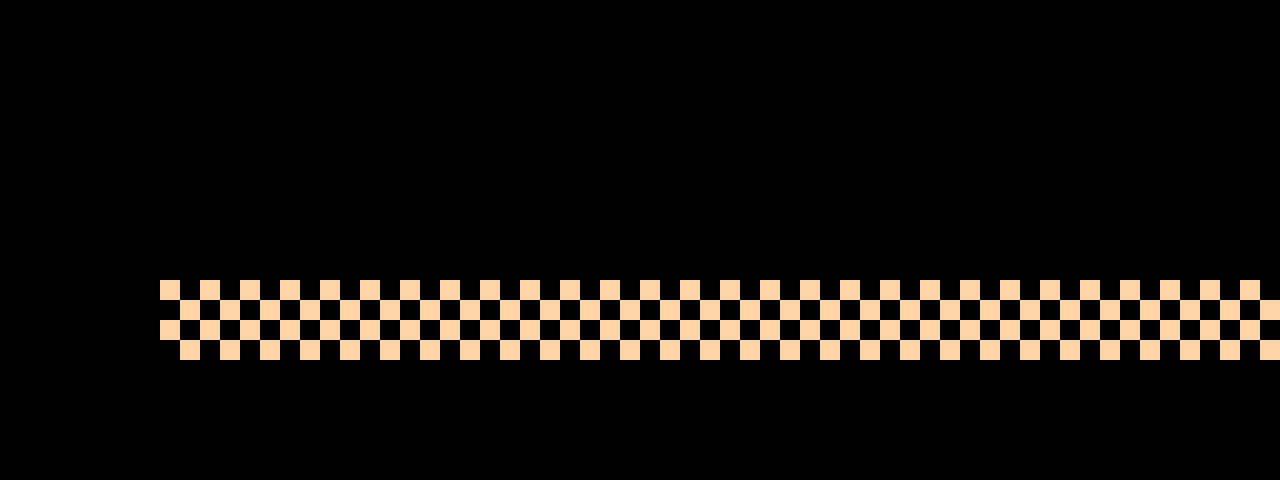

Below is a game level as drawn by its tile map, then a one-line description and the .tmx file that defines it, in full:
An orthogonal 32x12 tile map with 40x40 px tiles, 1 tile layer (floor) and 9 objects (greenroom_floor, teevie_tvs, transition, interactable_do not show I'll restore it, entry, ...).

<map version="1.11" tiledversion="1.12.1" orientation="orthogonal" renderorder="right-down" width="32" height="12" tilewidth="40" tileheight="40" infinite="0" nextlayerid="7" nextobjectid="10">
 <editorsettings>
  <export target="data.lua" format="lua" />
 </editorsettings>
 <properties>
  <property name="music" value="trank_tv_static" />
 </properties>
 <tileset firstgid="1" source="../../../tilesets/ch3_dw_tvland_stage.tsx" />
 <objectgroup id="4" name="objects_floor">
  <object id="2" name="greenroom_floor" x="0" y="0" width="40" height="40" />
 </objectgroup>
 <layer id="1" name="floor" width="32" height="12">
  <data encoding="csv">
36,36,36,36,36,36,36,36,36,36,36,36,36,36,36,36,36,36,36,36,36,36,36,36,36,36,36,36,36,36,36,36,
36,36,36,36,36,36,36,36,36,36,36,36,36,36,36,36,36,36,36,36,36,36,36,36,36,36,36,36,36,36,36,36,
36,36,36,36,36,36,36,36,36,36,36,36,36,36,36,36,36,36,36,36,36,36,36,36,36,36,36,36,36,36,36,36,
36,36,36,36,36,36,36,36,36,36,36,36,36,36,36,36,36,36,36,36,36,36,36,36,36,36,36,36,36,36,36,36,
36,36,36,36,36,36,36,36,36,36,36,36,36,36,36,36,36,36,36,36,36,36,36,36,36,36,36,36,36,36,36,36,
36,36,36,36,36,36,36,36,36,36,36,36,36,36,36,36,36,36,36,36,36,36,36,36,36,36,36,36,36,36,36,36,
36,36,36,36,36,36,36,36,36,36,36,36,36,36,36,36,36,36,36,36,36,36,36,36,36,36,36,36,36,36,36,36,
36,36,36,36,236,236,236,236,236,236,236,236,236,236,236,236,236,236,236,236,236,236,236,236,236,236,236,236,236,236,236,236,
36,36,36,36,236,236,236,236,236,236,236,236,236,236,236,236,236,236,236,236,236,236,236,236,236,236,236,236,236,236,236,236,
36,36,36,36,36,36,36,36,36,36,36,36,36,36,36,36,36,36,36,36,36,36,36,36,36,36,36,36,36,36,36,36,
36,36,36,36,36,36,36,36,36,36,36,36,36,36,36,36,36,36,36,36,36,36,36,36,36,36,36,36,36,36,36,36,
36,36,36,36,36,36,36,36,36,36,36,36,36,36,36,36,36,36,36,36,36,36,36,36,36,36,36,36,36,36,36,36
</data>
 </layer>
 <objectgroup id="3" name="objects_below">
  <object id="1" name="teevie_tvs" x="360" y="40" width="720" height="240">
   <properties>
    <property name="borders" type="bool" value="false" />
   </properties>
  </object>
 </objectgroup>
 <objectgroup color="#0000ff" id="5" name="collisions">
  <object id="3" x="160" y="360" width="1120" height="40" />
  <object id="4" x="120" y="240" width="40" height="160" />
  <object id="5" x="160" y="240" width="1120" height="40" />
 </objectgroup>
 <objectgroup color="#ff00ff" id="2" name="objects">
  <object id="7" name="transition" x="1280" y="280" width="40" height="80">
   <properties>
    <property name="map" value="floortv/rankroom_hub" />
    <property name="marker" value="entry_l" />
   </properties>
  </object>
  <object id="9" name="interactable_do not show I'll restore it later bye bye" x="240" y="320">
   <properties>
    <property name="cutscene" value="tvfloor.pipis_closet" />
    <property name="originx" type="float" value="0.5" />
    <property name="originy" type="float" value="1" />
    <property name="solid" type="bool" value="true" />
    <property name="texture" value="world/maps/tvland/closet" />
   </properties>
   <point />
  </object>
 </objectgroup>
 <objectgroup color="#aa00ff" id="6" name="markers">
  <object id="6" name="entry" x="1240" y="320">
   <point />
  </object>
  <object id="8" name="spawn" x="1040" y="320">
   <point />
  </object>
 </objectgroup>
</map>
